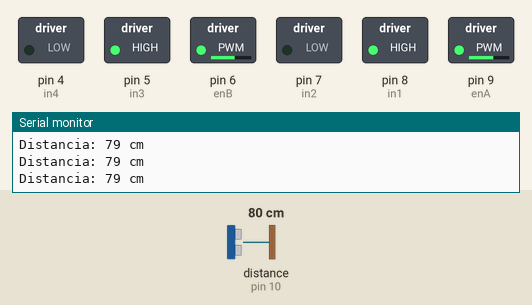
This sketch was run on a simulated Arduino Uno, built with avr-gcc and run on an emulated ATmega328P. On the bench: switched loads named in the sketch (green lamp = pin HIGH), the last lines printed to the serial monitor. Wiring (inferred from the names in the program): ultrasonic range finder: trigger pin 11; echo pin 10. Dashed ring = blinking. The inputs (shaded band) are chosen by the test bench; at power-on: distance to the obstacle (sensor on pin 10) 80 cm. The echo pulse lasts 58.3 µs per cm; pins used as bus, display or sensor lines are not drawn.

Above: at 1.2 s.
1.3 s: distance to the obstacle (sensor on pin 10) set to 24 cm
2.8 s: distance to the obstacle (sensor on pin 10) set to 19 cm
At 4.8 s:
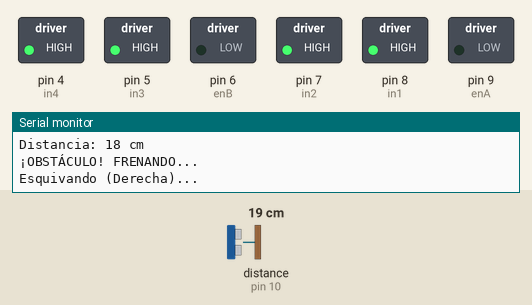
5.8 s: distance to the obstacle (sensor on pin 10) set to 35 cm
At 8.2 s:
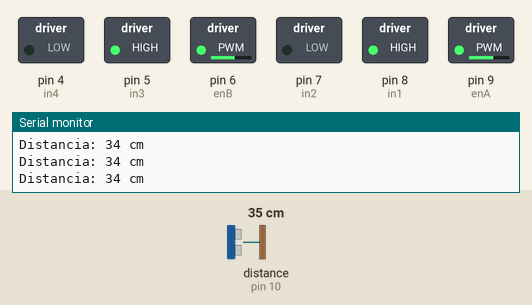
8.5 s: distance to the obstacle (sensor on pin 10) set to 2 cm
At 9.8 s:
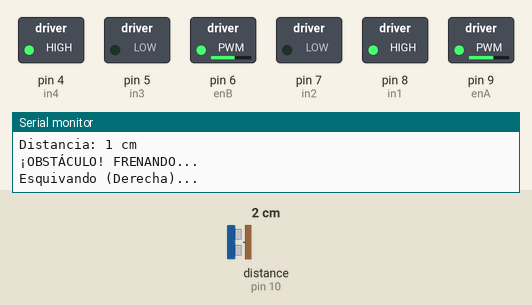
Timing chart, 0 to 12.5 s (numbered marks = the images above; inputs shaded):
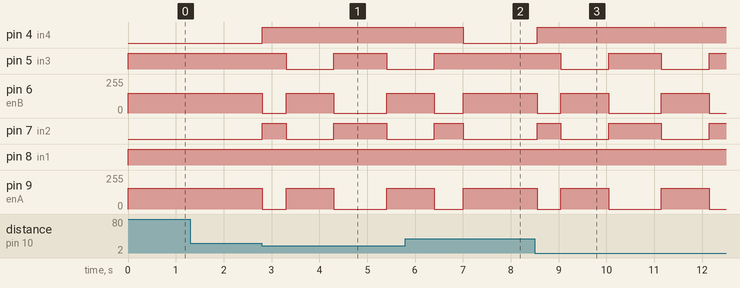

Measured:
- the behaviour switches between 22 and 21 cm on distance to the obstacle (sensor on pin 10) (found by bisection; images 0 and 1)
- after the input at 2.8 s, pin 4 (in4): LOW → HIGH at once; pin 5 (in3): HIGH → LOW after 0.50 s, → HIGH 1.0 s later, → LOW 1.1 s later
- after the input at 5.8 s, pin 4 (in4): HIGH → LOW after 1.2 s; pin 5 (in3): goes on until 6.4 s, then stays HIGH
- after the input at 8.5 s, pin 4 (in4): LOW → HIGH after 0.05 s; pin 5 (in3): alternates HIGH for 1.1 s and LOW for 1.0 s, starting after 0.55 s

The sketch:

proiyecto_actualizacion_final.ino
```cpp
// --- Definición de Pines de Motor (L298N) ---
// Motor A (Izquierdo)
const int enA = 9;   // Pin PWM para la velocidad
const int in1 = 8;   // Dirección 1
const int in2 = 7;   // Dirección 2
// Motor B (Derecho)
const int enB = 6;   // Pin PWM para la velocidad
const int in3 = 5;   // Dirección 1
const int in4 = 4;   // Dirección 2


// --- Definición de Pines de Sensor Ultrasónico (HC-SR04) ---
const int trigPin = 11; // Pin de Disparo
const int echoPin = 10; // Pin de Eco


// --- Definición de Pines de Sensor de Color (TCS3200) ---
// (Nota: Estos pines son solo para configuración. Se requerirá lógica adicional para leer el color)
const int s0 = A0; // Frecuencia Out (No usado en este ejemplo simplificado)
const int s1 = A1; // Control de Escala (No usado en este ejemplo simplificado)
const int s2 = A2; // Filtro de color (Rojo/Claro)
const int s3 = A3; // Filtro de color (Verde/Azul)
const int outPin = 12; // Salida de Frecuencia (Usado para leer el color)


// =======================================================
// === AJUSTES DE CALIBRACIÓN Y LÓGICA ===
// =======================================================
const int VELOCIDAD_BASE = 150; // Velocidad de avance (0-255)

// Offset para compensar el motor que arranca más tarde/es más lento
const int OFFSET_MOTOR_A = 5; // Aumentar si Motor A es más lento (EJEMPLO)
const int OFFSET_MOTOR_B = 0; // Aumentar si Motor B es más lento (EJEMPLO)

// Distancia en cm para que el robot frene y esquive.
const int DISTANCIA_OBSTACULO = 20;
// =======================================================

// Variable global para la distancia
long duracion;
int distancia_cm;

// --- Configuración Inicial ---
void setup() {
  // Pines de Motor
  pinMode(enA, OUTPUT);
  pinMode(in1, OUTPUT);
  pinMode(in2, OUTPUT);
  pinMode(enB, OUTPUT);
  pinMode(in3, OUTPUT);
  pinMode(in4, OUTPUT);

  // Pines de Ultrasónico
  pinMode(trigPin, OUTPUT);
  pinMode(echoPin, INPUT);

  // Pines de Color (Configuración simplificada)
  pinMode(s0, OUTPUT);
  pinMode(s1, OUTPUT);
  pinMode(s2, OUTPUT);
  pinMode(s3, OUTPUT);
  pinMode(outPin, INPUT);

  // Establecer la escala de frecuencia del sensor de color a 20%
  digitalWrite(s0, HIGH);
  digitalWrite(s1, LOW);

  // Comunicación Serial (esencial para ver distancias y mensajes)
  Serial.begin(9600);
}

// -------------------------------------------------------------------
// 2. 🧠 BUCLE PRINCIPAL (Lógica de Evasión)
// -------------------------------------------------------------------
void loop() {
  // 1. Leer distancia actual
  distancia_cm = leerDistanciaCM();

  // 2. Imprimir datos (opcional, para depuración)
  Serial.print("Distancia: ");
  Serial.print(distancia_cm);
  Serial.println(" cm");

  // 3. Lógica de Evasión
  if (distancia_cm > 0 && distancia_cm <= DISTANCIA_OBSTACULO) {
    // A. Obstáculo detectado: ¡FRENAR!
    Serial.println("¡OBSTÁCULO! FRENANDO...");
    frenarMotores();
    delay(500); // Frenar por medio segundo

    // B. ESQUIVAR (Giro simple a la derecha)
    Serial.println("Esquivando (Derecha)...");
    girarDerecha(VELOCIDAD_BASE);
    delay(1000); // Girar por un segundo

    // C. Después de esquivar, parar y reevaluar
    frenarMotores();
    delay(500);

  } else {
    // No hay obstáculo, AVANZAR
    moverAdelante(VELOCIDAD_BASE);
  }

  // 4. Leer el color (Ejecución constante o al detectar residuo)
  // int color_leido = leerColor();
  // Aquí iría la lógica de clasificación de residuos basada en el color.

  delay(100); // Pequeña pausa para evitar lecturas inestables
}

// -------------------------------------------------------------------
// 3. 🛠️ FUNCIONES DE SENSORES
// -------------------------------------------------------------------

/**
 * Mide la distancia en centímetros usando el sensor ultrasónico HC-SR04.
 */
int leerDistanciaCM() {
  // Limpiar el Trigger
  digitalWrite(trigPin, LOW);
  delayMicroseconds(2);

  // Enviar pulso de 10us para medir
  digitalWrite(trigPin, HIGH);
  delayMicroseconds(10);
  digitalWrite(trigPin, LOW);

  // Medir el tiempo que tarda el eco en regresar
  duracion = pulseIn(echoPin, HIGH);

  // Convertir a distancia (cm)
  // Velocidad del sonido (343 m/s) -> 0.0343 cm/µs
  // Distancia = (Duración * 0.0343) / 2
  return duracion * 0.0344 / 2;
}

/**
 * Función de ejemplo para leer el sensor de color.
 * (La lógica de lectura real es más compleja, esta es una base)
 */
long leerColor() {
  // Seleccionar el filtro de color (ejemplo: Rojo)
  digitalWrite(s2, LOW);
  digitalWrite(s3, LOW);

  // Leer la frecuencia de salida (proporcional a la intensidad del rojo)
  // El valor real a usar para la clasificación es 'pulseIn' o 'frequency'.
  long frecuencia = pulseIn(outPin, LOW);
  return frecuencia;
}


// -------------------------------------------------------------------
// 4. 🚀 FUNCIONES DE MOVIMIENTO
// -------------------------------------------------------------------

/**
 * Mueve ambos motores hacia adelante aplicando el OFFSET individual.
 */
void moverAdelante(int velocidad) {
  // Aplicar OFFSET y limitar a 255
  int velocidad_A = min(velocidad + OFFSET_MOTOR_A, 255);
  int velocidad_B = min(velocidad + OFFSET_MOTOR_B, 255);

  // Motor A: Adelante
  digitalWrite(in1, HIGH);
  digitalWrite(in2, LOW);
  analogWrite(enA, velocidad_A);

  // Motor B: Adelante
  digitalWrite(in3, HIGH);
  digitalWrite(in4, LOW);
  analogWrite(enB, velocidad_B);
}

/**
 * Detiene los motores activando un frenado activo (freno electromagnético).
 * ¡Frena de golpe!
 */
void frenarMotores() {
  analogWrite(enA, 0);
  analogWrite(enB, 0);

  // FRENADO ACTIVO: Cortocircuito (HIGH, HIGH)
  digitalWrite(in1, HIGH);
  digitalWrite(in2, HIGH);

  digitalWrite(in3, HIGH);
  digitalWrite(in4, HIGH);
}

/**
 * Gira a la derecha (Motor A Adelante, Motor B Atrás).
 */
void girarDerecha(int velocidad) {
  int velocidad_A = min(velocidad + OFFSET_MOTOR_A, 255);
  int velocidad_B = min(velocidad + OFFSET_MOTOR_B, 255);

  // Motor A (Izquierdo): Adelante
  digitalWrite(in1, HIGH);
  digitalWrite(in2, LOW);
  analogWrite(enA, velocidad_A);

  // Motor B (Derecho): Atrás
  digitalWrite(in3, LOW);
  digitalWrite(in4, HIGH);
  analogWrite(enB, velocidad_B);
}

/**
 * Gira a la izquierda (Motor A Atrás, Motor B Adelante).
 */
void girarIzquierda(int velocidad) {
  int velocidad_A = min(velocidad + OFFSET_MOTOR_A, 255);
  int velocidad_B = min(velocidad + OFFSET_MOTOR_B, 255);

  // Motor A (Izquierdo): Atrás
  digitalWrite(in1, LOW);
  digitalWrite(in2, HIGH);
  analogWrite(enA, velocidad_A);

  // Motor B (Derecho): Adelante
  digitalWrite(in3, HIGH);
  digitalWrite(in4, LOW);
  analogWrite(enB, velocidad_B);
}
```
